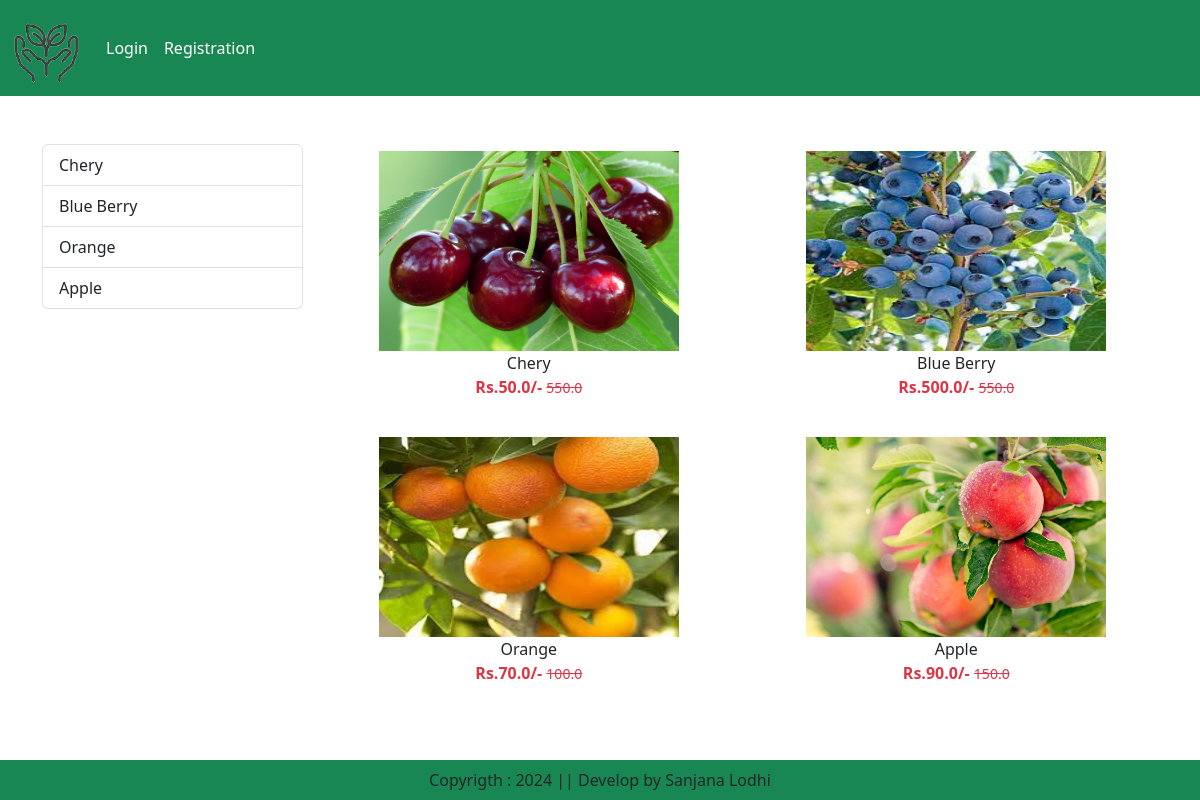
The app's page /category/FP with its own data.
### Home_App/models.py (models this page shows, shortened)
class Product(models.Model):
    title=models.CharField(max_length=100)
    selling_price=models.FloatField()
    discount_price=models.FloatField()
    category=models.CharField(choices=CATEGORY_CHOICES,max_length=9)
    product_image = models.ImageField(upload_to='product')

### Home_App/views.py (the view)
# urls.py: path('category/<slug:val>',views.CategoryView.as_view(),name="category"),
class CategoryView(View):
    def get(self,request,val):
        product=Product.objects.filter(category=val)
        title=Product.objects.filter(category=val).values('title')
        return render(request,'category.html',locals())

### Home_App/templates/category.html (shortened to what this page needs)
{% extends 'base.html' %}
{% load static %}
{% block main-content %}
    <div class="container my-5">
        <div class="row">
            <div class="col-sm-3">
                <div class="list-group">
                    {% for val in title %}
                        <a href="{% url 'category-title' val.title %}" class="list-group-item list-group-item-action"
                        aria-current="true">{{val.title}}</a>
                    {% endfor %}
                </div>
            </div>
            <div class="col-sm-9">
                <div class="row">
                    {% for prod in product  %}
                        <div class="col text-center mb-4">
                            <a href="{% url 'product-detail' prod.id %}" class="btn">
                            <div>
                                <img src="{{prod.product_image.url}}" width="300px" height="200px "/>
                                <div class="fw=bold">{{prod.title}}</div>
                                <div class="fw-bold text-danger">
                                    Rs.{{prod.discount_price}}/-
                                    <small class="fw-light text-decoration-line-through">
                                    {{prod.selling_price}}</small>
                                </div>
                            </div>
                            </a>
                        </div>
                    {% endfor %}
                </div>
            </div>
        </div>
    </div>
{% endblock main-content %}

### records on screen
Product: product_image (picture), title "Chery", discount_price "50.0", selling_price "550.0"
Product: product_image (picture), title "Blue Berry", discount_price "500.0", selling_price "550.0"
Product: product_image (picture), title "Orange", discount_price "70.0", selling_price "100.0"
Product: product_image (picture), title "Apple", discount_price "90.0", selling_price "150.0"

### other values on screen
{{ val.title }} "Chery" "Blue Berry" "Orange" "Apple"
